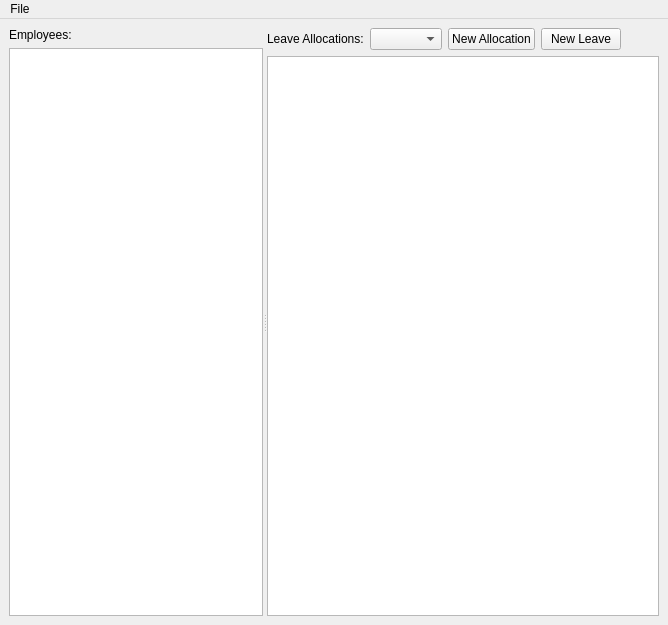
<?xml version="1.0" encoding="UTF-8"?>
<ui version="4.0">
 <class>HR_Leaves</class>
 <widget class="QMainWindow" name="HR_Leaves">
  <property name="geometry">
   <rect>
    <x>0</x>
    <y>0</y>
    <width>668</width>
    <height>625</height>
   </rect>
  </property>
  <property name="windowTitle">
   <string>Leaves</string>
  </property>
  <property name="windowIcon">
   <iconset resource="pngs.qrc">
    <normaloff>:/downloads/newicons/mid-month-calendar.png</normaloff>:/downloads/newicons/mid-month-calendar.png</iconset>
  </property>
  <widget class="QWidget" name="centralwidget">
   <layout class="QVBoxLayout" name="verticalLayout_3">
    <item>
     <widget class="QSplitter" name="splitter">
      <property name="orientation">
       <enum>Qt::Horizontal</enum>
      </property>
      <widget class="QWidget" name="layoutWidget">
       <layout class="QVBoxLayout" name="verticalLayout">
        <item>
         <widget class="QLabel" name="label">
          <property name="text">
           <string>Employees:</string>
          </property>
         </widget>
        </item>
        <item>
         <widget class="CustomQueryView" name="treeView"/>
        </item>
       </layout>
      </widget>
      <widget class="QWidget" name="layoutWidget">
       <layout class="QVBoxLayout" name="verticalLayout_2">
        <item>
         <layout class="QHBoxLayout" name="horizontalLayout">
          <item>
           <widget class="QLabel" name="label_2">
            <property name="text">
             <string>Leave Allocations:</string>
            </property>
           </widget>
          </item>
          <item>
           <widget class="QComboBox" name="comboBox"/>
          </item>
          <item>
           <widget class="QPushButton" name="pushButton">
            <property name="text">
             <string>New Allocation</string>
            </property>
           </widget>
          </item>
          <item>
           <widget class="QPushButton" name="pushButton_2">
            <property name="text">
             <string>New Leave</string>
            </property>
           </widget>
          </item>
          <item>
           <spacer name="horizontalSpacer">
            <property name="orientation">
             <enum>Qt::Horizontal</enum>
            </property>
            <property name="sizeHint" stdset="0">
             <size>
              <width>40</width>
              <height>20</height>
             </size>
            </property>
           </spacer>
          </item>
         </layout>
        </item>
        <item>
         <widget class="QGraphicsView" name="graphicsView"/>
        </item>
       </layout>
      </widget>
     </widget>
    </item>
   </layout>
  </widget>
  <widget class="QMenuBar" name="menubar">
   <property name="geometry">
    <rect>
     <x>0</x>
     <y>0</y>
     <width>668</width>
     <height>21</height>
    </rect>
   </property>
   <widget class="QMenu" name="menuFile">
    <property name="title">
     <string>File</string>
    </property>
    <addaction name="actionNew_Leave"/>
   </widget>
   <addaction name="menuFile"/>
  </widget>
  <action name="actionNew_Leave">
   <property name="text">
    <string>New Leave</string>
   </property>
  </action>
 </widget>
 <customwidgets>
  <customwidget>
   <class>CustomQueryView</class>
   <extends>QTreeView</extends>
   <header>customqueryview.h</header>
  </customwidget>
 </customwidgets>
 <resources>
  <include location="pngs.qrc"/>
 </resources>
 <connections/>
</ui>
